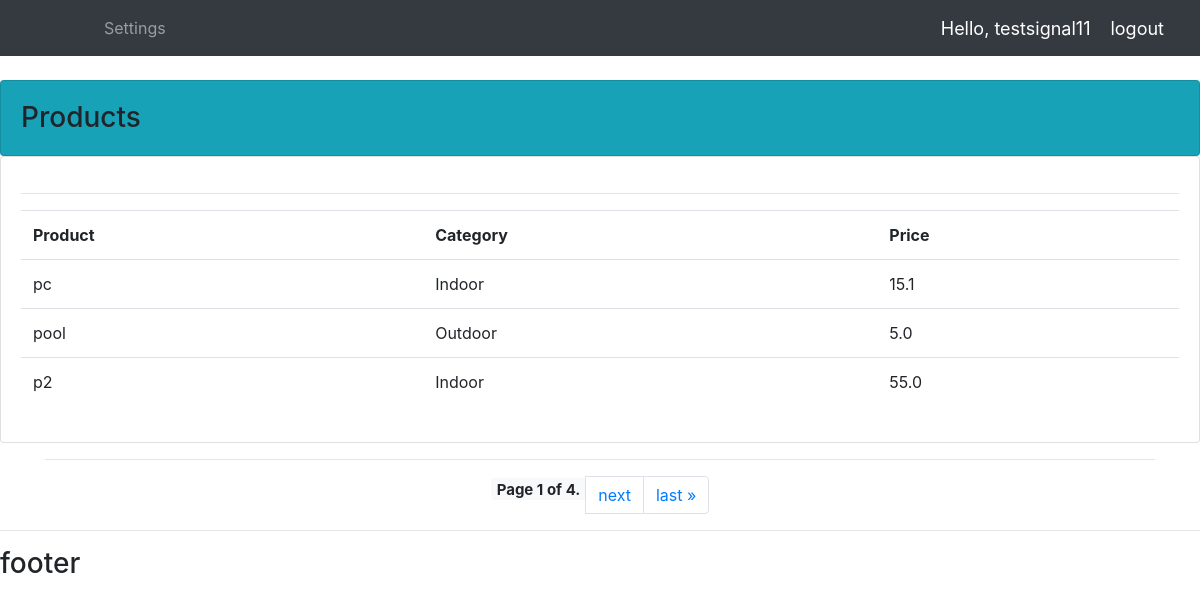
Screenshot of /products/ (signed in) with the database file from the repository.
### accounts/models.py (models this page shows, shortened)
class Product(models.Model):
    CATEGORY=(
        ('Indoor','Indoor'),
        ('Outdoor','Outdoor'),
    )
    name = models.CharField(max_length = 200,null=True)
    price = models.FloatField(null=True)
    category = models.CharField(max_length = 200,null=True,choices=CATEGORY)
    description = models.CharField(max_length = 200,null=True,blank=True)
    date_created = models.DateTimeField(auto_now_add=True,null=True)
    tags = models.ManyToManyField(Tag)

### accounts/views.py (the view)
# urls.py: path('products/', views.products, name='products'),
@login_required(login_url='login')
def products(request):
    ps = Product.objects.all()
    paginator = Paginator(ps, 3) # Show 3 contacts per page.
    page_number = request.GET.get('page')
    page_obj = paginator.get_page(page_number)
    context = {'ps': page_obj}
    return render(request,'accounts/products.html',context)

### templates/accounts/products.html (shortened to what this page needs)
{% extends 'accounts/main.html' %}
{% block content %}
	<br>
	<div class="card bg-info">
		<div class="card-body text-left">
		  <h3 class="card-text">Products</h3>
		</div>
	</div>
	<div class="card card-body">
		<table class="table">
			<tr>
				<th>Product</th>
				<th>Category</th>
				<th>Price</th>
			</tr>
			{% for p in ps %}
				<tr>
					<td>{{p.name}}</td>
					<td>{{p.category}}</td>
					<td>{{p.price}}</td>
				</tr>
			{% endfor %}
			<hr>
		</table>
	</div>
	<div class="container">
		<hr>
			<ul class="pagination justify-content-center">
				<span class="current">
					<h5>
					<li class="badge badge-light">
						Page {{ ps.number }} of {{ ps.paginator.num_pages }}.
					</li>
				</h5>
				</span>
				{% if ps.has_next %}
					<li class="page-item"><a class="page-link"  href="?page={{ ps.next_page_number }}">next</a></li>
					<li class="page-item"><a class="page-link"  href="?page={{ ps.paginator.num_pages }}">last &raquo;</a></li>
				{% endif %}
			</ul>
	</div>
{% endblock content %}

### templates/accounts/navbar.html (shortened to what this page needs)
{% load static %}
<nav class="navbar navbar-expand-lg navbar-dark bg-dark">
    <div class="collapse navbar-collapse" id="navbarNav">
      <ul class="navbar-nav">
        {% if request.user.is_staff %}
            <li class="nav-item active">
              <a class="nav-link" href="{% url 'home' %}">Dashboard</a>
            </li>
            <li class="nav-item">
              <a class="nav-link" href="{% url 'products' %}">Product</a>
            </li>
        {% else %}
            <li class="nav-item">
              <a class="nav-link" href="{% url 'account' %}">Settings</a>
            </li>
        {% endif %}
      </ul>
    </div>
    <span class='hello-msg'>Hello, {{request.user}} </span>
    <span > <a class='hello-msg' href=" {% url 'logout'  %} ">logout </a></span>
  </nav>

### static/css/main.css (style rules this page uses)
body { background-color: #ebeff5; }

### templates/accounts/navbar.html (style rules this page uses)
.hello-msg { font-size: 18px; color: #fff; margin-right: 20px; }

### rows the page displays
Product: name "pc", category "Indoor", price "15.1"
Product: name "pool", category "Outdoor", price "5.0"
Product: name "p2", category "Indoor", price "55.0"

### other values shown
{{ request.user }} "testsignal11"
{{ ps.number }} "1"
{{ ps.paginator.num_pages }} "4"
